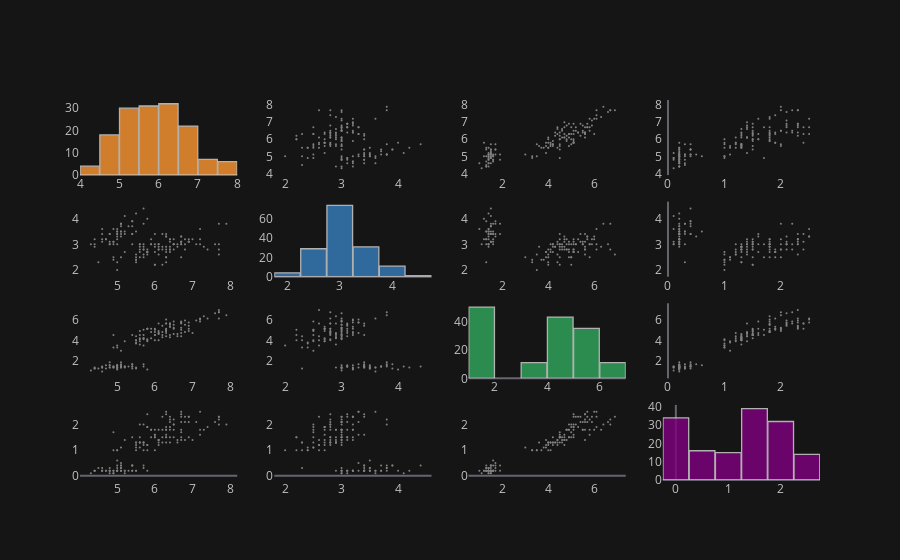

The notebook cell this image was saved under:
### Code cell
df.scatter_matrix()

### Figure 1 — Plotly figure (JSON) as saved in the notebook; plotly's stock layout.template omitted (floating-point values rounded to 4 significant figures; data arrays with more than 128 entries replaced by an {"elided": "..."} marker saying what was removed)
{"data": [{"histfunc": "count", "histnorm": "", "marker": {"color": "rgba(255, 153, 51, 1.0)", "line": {"color": "#D9D9D9", "width": 1.3}}, "name": "sepal.length", "nbinsx": 10, "opacity": 0.8, "orientation": "v", "type": "histogram", "x": {"elided": "150 float values"}, "xaxis": "x", "yaxis": "y"}, {"line": {"color": "rgba(128, 128, 128, 1.0)", "dash": "solid", "shape": "linear", "width": 1.3}, "marker": {"size": 2, "symbol": "circle"}, "mode": "markers", "name": "sepal.length", "text": "", "type": "scatter", "x": {"elided": "150 float values"}, "xaxis": "x2", "y": {"elided": "150 float values"}, "yaxis": "y2"}, {"line": {"color": "rgba(128, 128, 128, 1.0)", "dash": "solid", "shape": "linear", "width": 1.3}, "marker": {"size": 2, "symbol": "circle"}, "mode": "markers", "name": "sepal.length", "text": "", "type": "scatter", "x": {"elided": "150 float values"}, "xaxis": "x3", "y": {"elided": "150 float values"}, "yaxis": "y3"}, {"line": {"color": "rgba(128, 128, 128, 1.0)", "dash": "solid", "shape": "linear", "width": 1.3}, "marker": {"size": 2, "symbol": "circle"}, "mode": "markers", "name": "sepal.length", "text": "", "type": "scatter", "x": {"elided": "150 float values"}, "xaxis": "x4", "y": {"elided": "150 float values"}, "yaxis": "y4"}, {"line": {"color": "rgba(128, 128, 128, 1.0)", "dash": "solid", "shape": "linear", "width": 1.3}, "marker": {"size": 2, "symbol": "circle"}, "mode": "markers", "name": "sepal.width", "text": "", "type": "scatter", "x": {"elided": "150 float values"}, "xaxis": "x5", "y": {"elided": "150 float values"}, "yaxis": "y5"}, {"histfunc": "count", "histnorm": "", "marker": {"color": "rgba(55, 128, 191, 1.0)", "line": {"color": "#D9D9D9", "width": 1.3}}, "name": "sepal.width", "nbinsx": 10, "opacity": 0.8, "orientation": "v", "type": "histogram", "x": {"elided": "150 float values"}, "xaxis": "x6", "yaxis": "y6"}, {"line": {"color": "rgba(128, 128, 128, 1.0)", "dash": "solid", "shape": "linear", "width": 1.3}, "marker": {"size": 2, "symbol": "circle"}, "mode": "markers", "name": "sepal.width", "text": "", "type": "scatter", "x": {"elided": "150 float values"}, "xaxis": "x7", "y": {"elided": "150 float values"}, "yaxis": "y7"}, {"line": {"color": "rgba(128, 128, 128, 1.0)", "dash": "solid", "shape": "linear", "width": 1.3}, "marker": {"size": 2, "symbol": "circle"}, "mode": "markers", "name": "sepal.width", "text": "", "type": "scatter", "x": {"elided": "150 float values"}, "xaxis": "x8", "y": {"elided": "150 float values"}, "yaxis": "y8"}, {"line": {"color": "rgba(128, 128, 128, 1.0)", "dash": "solid", "shape": "linear", "width": 1.3}, "marker": {"size": 2, "symbol": "circle"}, "mode": "markers", "name": "petal.length", "text": "", "type": "scatter", "x": {"elided": "150 float values"}, "xaxis": "x9", "y": {"elided": "150 float values"}, "yaxis": "y9"}, {"line": {"color": "rgba(128, 128, 128, 1.0)", "dash": "solid", "shape": "linear", "width": 1.3}, "marker": {"size": 2, "symbol": "circle"}, "mode": "markers", "name": "petal.length", "text": "", "type": "scatter", "x": {"elided": "150 float values"}, "xaxis": "x10", "y": {"elided": "150 float values"}, "yaxis": "y10"}, {"histfunc": "count", "histnorm": "", "marker": {"color": "rgba(50, 171, 96, 1.0)", "line": {"color": "#D9D9D9", "width": 1.3}}, "name": "petal.length", "nbinsx": 10, "opacity": 0.8, "orientation": "v", "type": "histogram", "x": {"elided": "150 float values"}, "xaxis": "x11", "yaxis": "y11"}, {"line": {"color": "rgba(128, 128, 128, 1.0)", "dash": "solid", "shape": "linear", "width": 1.3}, "marker": {"size": 2, "symbol": "circle"}, "mode": "markers", "name": "petal.length", "text": "", "type": "scatter", "x": {"elided": "150 float values"}, "xaxis": "x12", "y": {"elided": "150 float values"}, "yaxis": "y12"}, {"line": {"color": "rgba(128, 128, 128, 1.0)", "dash": "solid", "shape": "linear", "width": 1.3}, "marker": {"size": 2, "symbol": "circle"}, "mode": "markers", "name": "petal.width", "text": "", "type": "scatter", "x": {"elided": "150 float values"}, "xaxis": "x13", "y": {"elided": "150 float values"}, "yaxis": "y13"}, {"line": {"color": "rgba(128, 128, 128, 1.0)", "dash": "solid", "shape": "linear", "width": 1.3}, "marker": {"size": 2, "symbol": "circle"}, "mode": "markers", "name": "petal.width", "text": "", "type": "scatter", "x": {"elided": "150 float values"}, "xaxis": "x14", "y": {"elided": "150 float values"}, "yaxis": "y14"}, {"line": {"color": "rgba(128, 128, 128, 1.0)", "dash": "solid", "shape": "linear", "width": 1.3}, "marker": {"size": 2, "symbol": "circle"}, "mode": "markers", "name": "petal.width", "text": "", "type": "scatter", "x": {"elided": "150 float values"}, "xaxis": "x15", "y": {"elided": "150 float values"}, "yaxis": "y15"}, {"histfunc": "count", "histnorm": "", "marker": {"color": "rgba(128, 0, 128, 1.0)", "line": {"color": "#D9D9D9", "width": 1.3}}, "name": "petal.width", "nbinsx": 10, "opacity": 0.8, "orientation": "v", "type": "histogram", "x": {"elided": "150 float values"}, "xaxis": "x16", "yaxis": "y16"}], "layout": {"bargap": 0.02, "legend": {"bgcolor": "#151516", "font": {"color": "#D9D9D9"}}, "paper_bgcolor": "#151516", "plot_bgcolor": "#151516", "showlegend": false, "title": {"font": {"color": "#D9D9D9"}}, "xaxis": {"anchor": "y", "domain": [0, 0.2125], "gridcolor": "#434343", "showgrid": false, "tickfont": {"color": "#C2C2C2"}, "title": {"font": {"color": "#D9D9D9"}, "text": ""}, "zerolinecolor": "#666570"}, "xaxis10": {"anchor": "y10", "domain": [0.2625, 0.475], "gridcolor": "#434343", "showgrid": false, "tickfont": {"color": "#C2C2C2"}, "title": {"font": {"color": "#D9D9D9"}, "text": ""}, "zerolinecolor": "#666570"}, "xaxis11": {"anchor": "y11", "domain": [0.525, 0.7375], "gridcolor": "#434343", "showgrid": false, "tickfont": {"color": "#C2C2C2"}, "title": {"font": {"color": "#D9D9D9"}, "text": ""}, "zerolinecolor": "#666570"}, "xaxis12": {"anchor": "y12", "domain": [0.7875, 1], "gridcolor": "#434343", "showgrid": false, "tickfont": {"color": "#C2C2C2"}, "title": {"font": {"color": "#D9D9D9"}, "text": ""}, "zerolinecolor": "#666570"}, "xaxis13": {"anchor": "y13", "domain": [0, 0.2125], "gridcolor": "#434343", "showgrid": false, "tickfont": {"color": "#C2C2C2"}, "title": {"font": {"color": "#D9D9D9"}, "text": ""}, "zerolinecolor": "#666570"}, "xaxis14": {"anchor": "y14", "domain": [0.2625, 0.475], "gridcolor": "#434343", "showgrid": false, "tickfont": {"color": "#C2C2C2"}, "title": {"font": {"color": "#D9D9D9"}, "text": ""}, "zerolinecolor": "#666570"}, "xaxis15": {"anchor": "y15", "domain": [0.525, 0.7375], "gridcolor": "#434343", "showgrid": false, "tickfont": {"color": "#C2C2C2"}, "title": {"font": {"color": "#D9D9D9"}, "text": ""}, "zerolinecolor": "#666570"}, "xaxis16": {"anchor": "y16", "domain": [0.7875, 1], "gridcolor": "#434343", "showgrid": false, "tickfont": {"color": "#C2C2C2"}, "title": {"font": {"color": "#D9D9D9"}, "text": ""}, "zerolinecolor": "#666570"}, "xaxis2": {"anchor": "y2", "domain": [0.2625, 0.475], "gridcolor": "#434343", "showgrid": false, "tickfont": {"color": "#C2C2C2"}, "title": {"font": {"color": "#D9D9D9"}, "text": ""}, "zerolinecolor": "#666570"}, "xaxis3": {"anchor": "y3", "domain": [0.525, 0.7375], "gridcolor": "#434343", "showgrid": false, "tickfont": {"color": "#C2C2C2"}, "title": {"font": {"color": "#D9D9D9"}, "text": ""}, "zerolinecolor": "#666570"}, "xaxis4": {"anchor": "y4", "domain": [0.7875, 1], "gridcolor": "#434343", "showgrid": false, "tickfont": {"color": "#C2C2C2"}, "title": {"font": {"color": "#D9D9D9"}, "text": ""}, "zerolinecolor": "#666570"}, "xaxis5": {"anchor": "y5", "domain": [0, 0.2125], "gridcolor": "#434343", "showgrid": false, "tickfont": {"color": "#C2C2C2"}, "title": {"font": {"color": "#D9D9D9"}, "text": ""}, "zerolinecolor": "#666570"}, "xaxis6": {"anchor": "y6", "domain": [0.2625, 0.475], "gridcolor": "#434343", "showgrid": false, "tickfont": {"color": "#C2C2C2"}, "title": {"font": {"color": "#D9D9D9"}, "text": ""}, "zerolinecolor": "#666570"}, "xaxis7": {"anchor": "y7", "domain": [0.525, 0.7375], "gridcolor": "#434343", "showgrid": false, "tickfont": {"color": "#C2C2C2"}, "title": {"font": {"color": "#D9D9D9"}, "text": ""}, "zerolinecolor": "#666570"}, "xaxis8": {"anchor": "y8", "domain": [0.7875, 1], "gridcolor": "#434343", "showgrid": false, "tickfont": {"color": "#C2C2C2"}, "title": {"font": {"color": "#D9D9D9"}, "text": ""}, "zerolinecolor": "#666570"}, "xaxis9": {"anchor": "y9", "domain": [0, 0.2125], "gridcolor": "#434343", "showgrid": false, "tickfont": {"color": "#C2C2C2"}, "title": {"font": {"color": "#D9D9D9"}, "text": ""}, "zerolinecolor": "#666570"}, "yaxis": {"anchor": "x", "domain": [0.8025, 1], "gridcolor": "#434343", "showgrid": false, "tickfont": {"color": "#C2C2C2"}, "title": {"font": {"color": "#D9D9D9"}, "text": ""}, "zerolinecolor": "#666570"}, "yaxis10": {"anchor": "x10", "domain": [0.2675, 0.465], "gridcolor": "#434343", "showgrid": false, "tickfont": {"color": "#C2C2C2"}, "title": {"font": {"color": "#D9D9D9"}, "text": ""}, "zerolinecolor": "#666570"}, "yaxis11": {"anchor": "x11", "domain": [0.2675, 0.465], "gridcolor": "#434343", "showgrid": false, "tickfont": {"color": "#C2C2C2"}, "title": {"font": {"color": "#D9D9D9"}, "text": ""}, "zerolinecolor": "#666570"}, "yaxis12": {"anchor": "x12", "domain": [0.2675, 0.465], "gridcolor": "#434343", "showgrid": false, "tickfont": {"color": "#C2C2C2"}, "title": {"font": {"color": "#D9D9D9"}, "text": ""}, "zerolinecolor": "#666570"}, "yaxis13": {"anchor": "x13", "domain": [0, 0.1975], "gridcolor": "#434343", "showgrid": false, "tickfont": {"color": "#C2C2C2"}, "title": {"font": {"color": "#D9D9D9"}, "text": ""}, "zerolinecolor": "#666570"}, "yaxis14": {"anchor": "x14", "domain": [0, 0.1975], "gridcolor": "#434343", "showgrid": false, "tickfont": {"color": "#C2C2C2"}, "title": {"font": {"color": "#D9D9D9"}, "text": ""}, "zerolinecolor": "#666570"}, "yaxis15": {"anchor": "x15", "domain": [0, 0.1975], "gridcolor": "#434343", "showgrid": false, "tickfont": {"color": "#C2C2C2"}, "title": {"font": {"color": "#D9D9D9"}, "text": ""}, "zerolinecolor": "#666570"}, "yaxis16": {"anchor": "x16", "domain": [0, 0.1975], "gridcolor": "#434343", "showgrid": false, "tickfont": {"color": "#C2C2C2"}, "title": {"font": {"color": "#D9D9D9"}, "text": ""}, "zerolinecolor": "#666570"}, "yaxis2": {"anchor": "x2", "domain": [0.8025, 1], "gridcolor": "#434343", "showgrid": false, "tickfont": {"color": "#C2C2C2"}, "title": {"font": {"color": "#D9D9D9"}, "text": ""}, "zerolinecolor": "#666570"}, "yaxis3": {"anchor": "x3", "domain": [0.8025, 1], "gridcolor": "#434343", "showgrid": false, "tickfont": {"color": "#C2C2C2"}, "title": {"font": {"color": "#D9D9D9"}, "text": ""}, "zerolinecolor": "#666570"}, "yaxis4": {"anchor": "x4", "domain": [0.8025, 1], "gridcolor": "#434343", "showgrid": false, "tickfont": {"color": "#C2C2C2"}, "title": {"font": {"color": "#D9D9D9"}, "text": ""}, "zerolinecolor": "#666570"}, "yaxis5": {"anchor": "x5", "domain": [0.535, 0.7325], "gridcolor": "#434343", "showgrid": false, "tickfont": {"color": "#C2C2C2"}, "title": {"font": {"color": "#D9D9D9"}, "text": ""}, "zerolinecolor": "#666570"}, "yaxis6": {"anchor": "x6", "domain": [0.535, 0.7325], "gridcolor": "#434343", "showgrid": false, "tickfont": {"color": "#C2C2C2"}, "title": {"font": {"color": "#D9D9D9"}, "text": ""}, "zerolinecolor": "#666570"}, "yaxis7": {"anchor": "x7", "domain": [0.535, 0.7325], "gridcolor": "#434343", "showgrid": false, "tickfont": {"color": "#C2C2C2"}, "title": {"font": {"color": "#D9D9D9"}, "text": ""}, "zerolinecolor": "#666570"}, "yaxis8": {"anchor": "x8", "domain": [0.535, 0.7325], "gridcolor": "#434343", "showgrid": false, "tickfont": {"color": "#C2C2C2"}, "title": {"font": {"color": "#D9D9D9"}, "text": ""}, "zerolinecolor": "#666570"}, "yaxis9": {"anchor": "x9", "domain": [0.2675, 0.465], "gridcolor": "#434343", "showgrid": false, "tickfont": {"color": "#C2C2C2"}, "title": {"font": {"color": "#D9D9D9"}, "text": ""}, "zerolinecolor": "#666570"}}}
